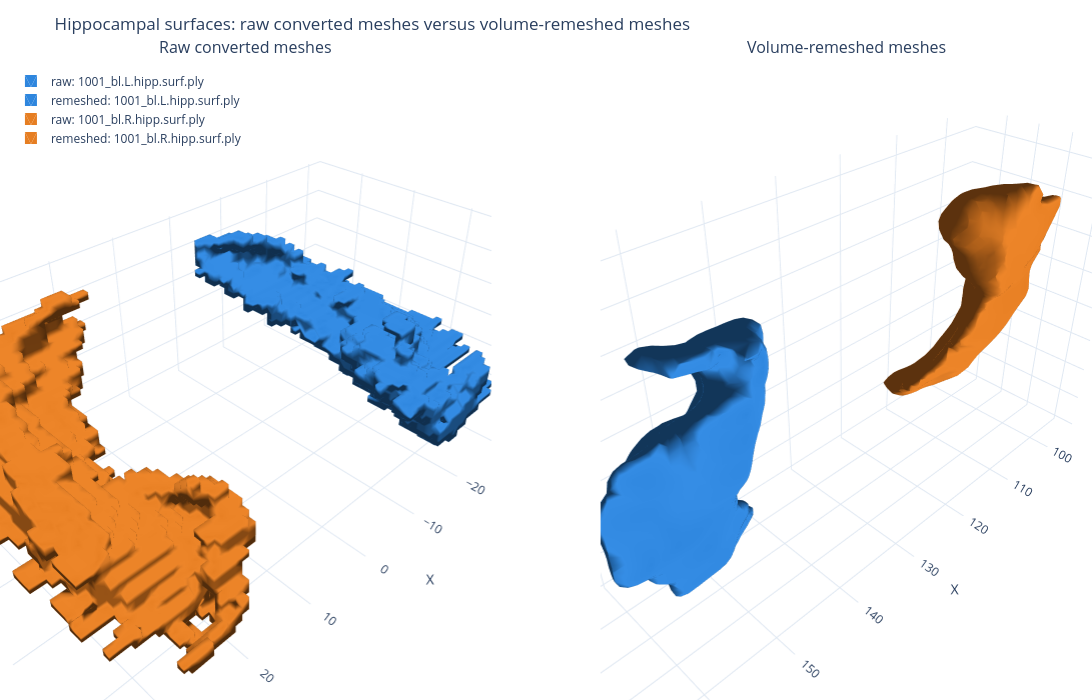

Here is the notebook cell this chart was saved with:
### Code cell
from plotly.subplots import make_subplots

colors = ['#2E86DE', '#E67E22', '#27AE60', '#8E44AD']
fig = make_subplots(
    rows=1,
    cols=2,
    specs=[[{'type': 'scene'}, {'type': 'scene'}]],
    subplot_titles=('Raw converted meshes', 'Volume-remeshed meshes'),
)

for (name, raw_mesh), color in zip(converted.items(), colors * ((len(converted) + 3) // 4)):
    rebuilt_mesh = processed[name]

    raw_vertices = np.asarray(raw_mesh.vertices)
    raw_faces = np.asarray(raw_mesh.faces)
    fig.add_trace(
        go.Mesh3d(
            x=raw_vertices[:, 0],
            y=raw_vertices[:, 1],
            z=raw_vertices[:, 2],
            i=raw_faces[:, 0],
            j=raw_faces[:, 1],
            k=raw_faces[:, 2],
            name=f'raw: {name}',
            color=color,
            opacity=1.0,
            flatshading=False,
            lighting=dict(ambient=0.35, diffuse=0.75, specular=0.20, roughness=0.70),
            lightposition=dict(x=100, y=180, z=150),
            hovertemplate=f'raw: {name}<br>x=%{{x:.2f}}<br>y=%{{y:.2f}}<br>z=%{{z:.2f}}<extra></extra>',
            showlegend=True,
        ),
        row=1,
        col=1,
    )

    rebuilt_vertices = np.asarray(rebuilt_mesh.vertices)
    rebuilt_faces = np.asarray(rebuilt_mesh.faces)
    fig.add_trace(
        go.Mesh3d(
            x=rebuilt_vertices[:, 0],
            y=rebuilt_vertices[:, 1],
            z=rebuilt_vertices[:, 2],
            i=rebuilt_faces[:, 0],
            j=rebuilt_faces[:, 1],
            k=rebuilt_faces[:, 2],
            name=f'remeshed: {name}',
            color=color,
            opacity=1.0,
            flatshading=False,
            lighting=dict(ambient=0.40, diffuse=0.78, specular=0.18, roughness=0.78),
            lightposition=dict(x=100, y=180, z=150),
            hovertemplate=f'remeshed: {name}<br>x=%{{x:.2f}}<br>y=%{{y:.2f}}<br>z=%{{z:.2f}}<extra></extra>',
            showlegend=True,
        ),
        row=1,
        col=2,
    )

fig.update_layout(
    title='Hippocampal surfaces: raw converted meshes versus volume-remeshed meshes',
    template='plotly_white',
    width=1400,
    height=700,
    margin=dict(l=0, r=0, t=60, b=0),
    legend=dict(x=0.01, y=0.99),
    scene=dict(aspectmode='data', xaxis_title='X', yaxis_title='Y', zaxis_title='Z'),
    scene2=dict(aspectmode='data', xaxis_title='X', yaxis_title='Y', zaxis_title='Z'),
)

fig.show()

### Figure 1 — Plotly figure (JSON) as saved in the notebook; plotly's stock layout.template omitted (floating-point values rounded to 4 significant figures; data arrays with more than 128 entries replaced by an {"elided": "..."} marker saying what was removed)
{"data": [{"color": "#2E86DE", "flatshading": false, "hovertemplate": "raw: 1001_bl.L.hipp.surf.ply<br>x=%{x:.2f}<br>y=%{y:.2f}<br>z=%{z:.2f}<extra></extra>", "i": {"elided": "6960 int values"}, "j": {"elided": "6960 int values"}, "k": {"elided": "6960 int values"}, "lighting": {"ambient": 0.35, "diffuse": 0.75, "roughness": 0.7, "specular": 0.2}, "lightposition": {"x": 100, "y": 180, "z": 150}, "name": "raw: 1001_bl.L.hipp.surf.ply", "opacity": 1, "scene": "scene", "showlegend": true, "type": "mesh3d", "x": {"elided": "3448 float values"}, "y": {"elided": "3448 float values"}, "z": {"elided": "3448 float values"}}, {"color": "#2E86DE", "flatshading": false, "hovertemplate": "remeshed: 1001_bl.L.hipp.surf.ply<br>x=%{x:.2f}<br>y=%{y:.2f}<br>z=%{z:.2f}<extra></extra>", "i": {"elided": "4736 int values"}, "j": {"elided": "4736 int values"}, "k": {"elided": "4736 int values"}, "lighting": {"ambient": 0.4, "diffuse": 0.78, "roughness": 0.78, "specular": 0.18}, "lightposition": {"x": 100, "y": 180, "z": 150}, "name": "remeshed: 1001_bl.L.hipp.surf.ply", "opacity": 1, "scene": "scene2", "showlegend": true, "type": "mesh3d", "x": {"elided": "2370 float values"}, "y": {"elided": "2370 float values"}, "z": {"elided": "2370 float values"}}, {"color": "#E67E22", "flatshading": false, "hovertemplate": "raw: 1001_bl.R.hipp.surf.ply<br>x=%{x:.2f}<br>y=%{y:.2f}<br>z=%{z:.2f}<extra></extra>", "i": {"elided": "5732 int values"}, "j": {"elided": "5732 int values"}, "k": {"elided": "5732 int values"}, "lighting": {"ambient": 0.35, "diffuse": 0.75, "roughness": 0.7, "specular": 0.2}, "lightposition": {"x": 100, "y": 180, "z": 150}, "name": "raw: 1001_bl.R.hipp.surf.ply", "opacity": 1, "scene": "scene", "showlegend": true, "type": "mesh3d", "x": {"elided": "2843 float values"}, "y": {"elided": "2843 float values"}, "z": {"elided": "2843 float values"}}, {"color": "#E67E22", "flatshading": false, "hovertemplate": "remeshed: 1001_bl.R.hipp.surf.ply<br>x=%{x:.2f}<br>y=%{y:.2f}<br>z=%{z:.2f}<extra></extra>", "i": {"elided": "4144 int values"}, "j": {"elided": "4144 int values"}, "k": {"elided": "4144 int values"}, "lighting": {"ambient": 0.4, "diffuse": 0.78, "roughness": 0.78, "specular": 0.18}, "lightposition": {"x": 100, "y": 180, "z": 150}, "name": "remeshed: 1001_bl.R.hipp.surf.ply", "opacity": 1, "scene": "scene2", "showlegend": true, "type": "mesh3d", "x": {"elided": "2074 float values"}, "y": {"elided": "2074 float values"}, "z": {"elided": "2074 float values"}}], "layout": {"annotations": [{"font": {"size": 16}, "showarrow": false, "text": "Raw converted meshes", "x": 0.225, "xanchor": "center", "xref": "paper", "y": 1, "yanchor": "bottom", "yref": "paper"}, {"font": {"size": 16}, "showarrow": false, "text": "Volume-remeshed meshes", "x": 0.775, "xanchor": "center", "xref": "paper", "y": 1, "yanchor": "bottom", "yref": "paper"}], "height": 700, "legend": {"x": 0.01, "y": 0.99}, "margin": {"b": 0, "l": 0, "r": 0, "t": 60}, "scene": {"aspectmode": "data", "domain": {"x": [0, 0.45], "y": [0, 1]}, "xaxis": {"title": {"text": "X"}}, "yaxis": {"title": {"text": "Y"}}, "zaxis": {"title": {"text": "Z"}}}, "scene2": {"aspectmode": "data", "domain": {"x": [0.55, 1], "y": [0, 1]}, "xaxis": {"title": {"text": "X"}}, "yaxis": {"title": {"text": "Y"}}, "zaxis": {"title": {"text": "Z"}}}, "title": {"text": "Hippocampal surfaces: raw converted meshes versus volume-remeshed meshes"}, "width": 1400}}
